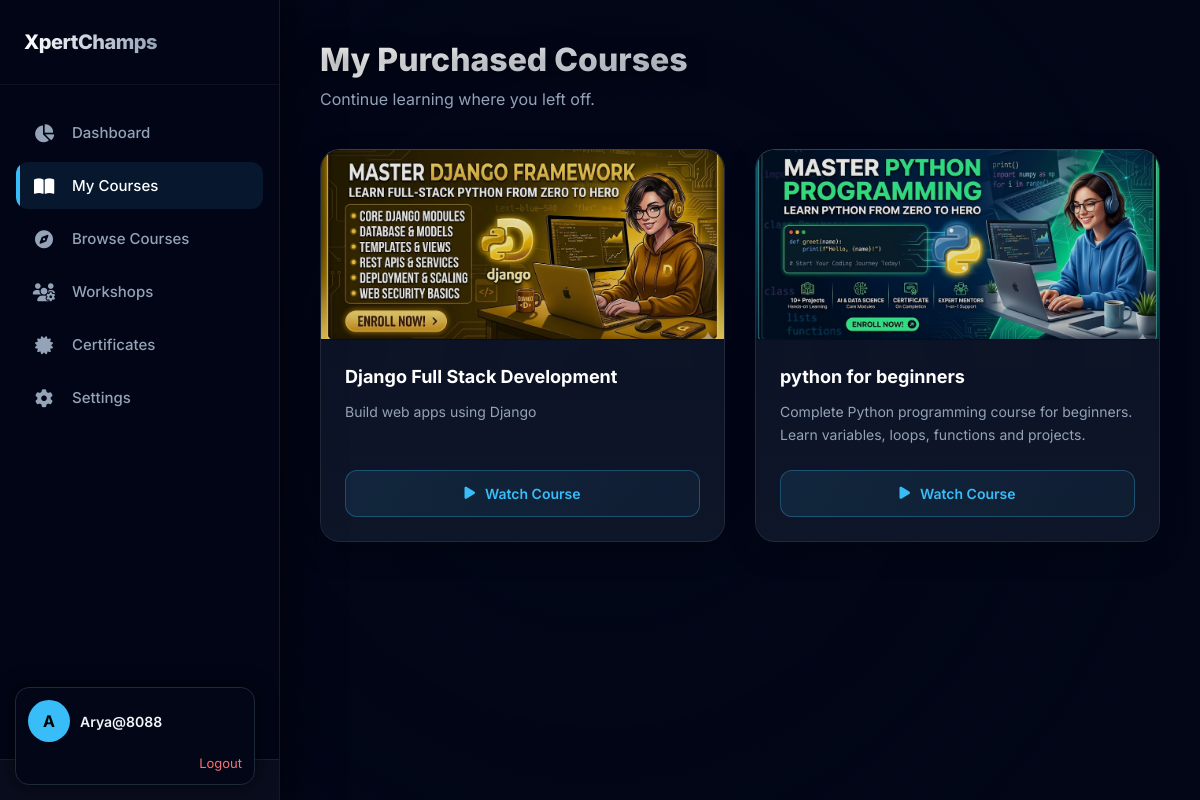
Page /my-courses/ (signed in) on the committed database.
### courses/models.py (models this page shows, shortened)
class Purchase(models.Model):
    user = models.ForeignKey(User,on_delete=models.CASCADE)
    course = models.ForeignKey('Course',on_delete=models.CASCADE)
    purchased_at = models.DateTimeField(auto_now_add=True)
    created_at = models.DateTimeField(auto_now_add=True)

class Course(models.Model):
    title = models.CharField(max_length=200)
    description = models.TextField()
    price = models.IntegerField()
    image = models.ImageField(upload_to='course_images/', blank=True, null=True)

### courses/views.py (the view)
# urls.py: path('my-courses/',views.my_courses,name="my_courses"),
def my_courses(request):
    purchases = Purchase.objects.filter(user=request.user)
    return render(request,"my_courses.html",{
        "purchases":purchases
    })

### courses/templates/my_courses.html (shortened to what this page needs)
<!DOCTYPE html>
<html lang="en">
<head>
    <link rel="stylesheet" href="https://cdnjs.cloudflare.com/ajax/libs/font-awesome/6.4.0/css/all.min.css">
</head>
<body>
    <nav class="sidebar" id="sidebar">
        <div class="brand">
            <h2>XpertChamps</h2>
        </div>
        <ul class="nav-links">
            <li class="nav-item">
                <a href="/dashboard/">
                    <i class="fa-solid fa-chart-pie"></i>
                    <span class="nav-text">Dashboard</span>
                </a>
            </li>
            <li class="nav-item">
                <a href="/my-courses/" class="active">
                    <i class="fa-solid fa-book-open"></i>
                    <span class="nav-text">My Courses</span>
                </a>
            </li>
            <li class="nav-item">
                <a href="/courses/">
                    <i class="fa-solid fa-compass"></i>
                    <span class="nav-text">Browse Courses</span>
                </a>
            </li>
            <li class="nav-item">
                <a href="/workshops/">
                    <i class="fa-solid fa-users-gear"></i>
                    <span class="nav-text">Workshops</span>
                </a>
            </li>
            <li class="nav-item">
                <a href="/certificates/">
                    <i class="fa-solid fa-certificate"></i>
                    <span class="nav-text">Certificates</span>
                </a>
            </li>
            <li class="nav-item">
                <a href="/settings/">
                    <i class="fa-solid fa-gear"></i>
                    <span class="nav-text">Settings</span>
                </a>
            </li>
            <li class="nav-item" style="margin-top: auto;">
                <a href="/logout/" style="color: #f87171;">
                    <span class="nav-text">Logout</span>
                </a>
            </li>
        </ul>
        <div class="sidebar-profile-container">
            {% if request.user.is_authenticated %}
                {% include "components/profile_card.html" %}
            {% endif %}
        </div>
    </nav>
    <main class="main-content">
        <div class="page-header">
            <h1>My Purchased Courses</h1>
            <p>Continue learning where you left off.</p>
        </div>
        <div class="course-container">
            {% if purchases %}
                {% for purchase in purchases %}
                    <div class="course-card" id="card-{{ forloop.counter }}">
                        <div class="card-image-wrapper">
                            {% if purchase.course.image %}
                                <img src="{{ purchase.course.image.url }}" alt="Course Image">
                            {% else %}
                                <img src="https://images.unsplash.com/photo-1516321318423-f06f85e504b3?auto=format&fit=crop&q=80&w=600&h=400" alt="No Image">
                            {% endif %}
                        </div>
                        <div class="course-content">
                            <h3>{{ purchase.course.title }}</h3>
                            <p>{{ purchase.course.description }}</p>
                            <a href="/course/{{ purchase.course.id }}/" class="btn-watch" onclick="handleLinkClick(event, '{{ purchase.course.title }}')">
                                <i class="fa-solid fa-play"></i> Watch Course
                            </a>
                        </div>
                    </div>
                {% endfor %}
            {% endif %}
        </div>
    </main>
</body>
</html>

### courses/templates/components/profile_card.html (shortened to what this page needs)
<div class="profile-card">
    <div class="profile-inner">
        <div class="avatar">
            {{ request.user.username|first|upper }}
        </div>
        <div class="user-info">
            <p class="username">{{ request.user.username }}</p>
        </div>
    </div>
    <div class="profile-actions">
        <a href="/logout/">Logout</a>
    </div>
</div>

### courses/templates/components/profile_card.html (style rules this page uses)
.profile-card { position: fixed; bottom: 15px; left: 15px; width: 240px; background: #020617; border: 1px solid #1e293b; border-radius: 14px; padding: 12px; box-shadow: 0 0 20px rgba(0,0,0,0.6); z-index: 999; transition: all 0.3s ease; }
.profile-inner { display: flex; align-items: center; gap: 10px; }
.avatar { width: 42px; height: 42px; background: #38bdf8; color: black; font-weight: bold; display: flex; align-items: center; justify-content: center; border-radius: 50%; font-size: 16px; }
.username { margin: 0; font-size: 14px; font-weight: 600; }
.profile-actions { margin-top: 10px; text-align: right; }
.profile-actions a { color: #f87171; text-decoration: none; font-size: 13px; transition: 0.2s; }

### rows in the picture
Purchase: course.image (picture), course "Django Full Stack Development", course.description "Build web apps using Django"
Purchase: course.image (picture), course "python for beginners", course.description "Complete Python programming course for beginners. Learn variables, loops, functions and projects."

### other values in the picture
{{ request.user.username|first|upper }} "A"
{{ request.user.username }} "Arya@8088"
